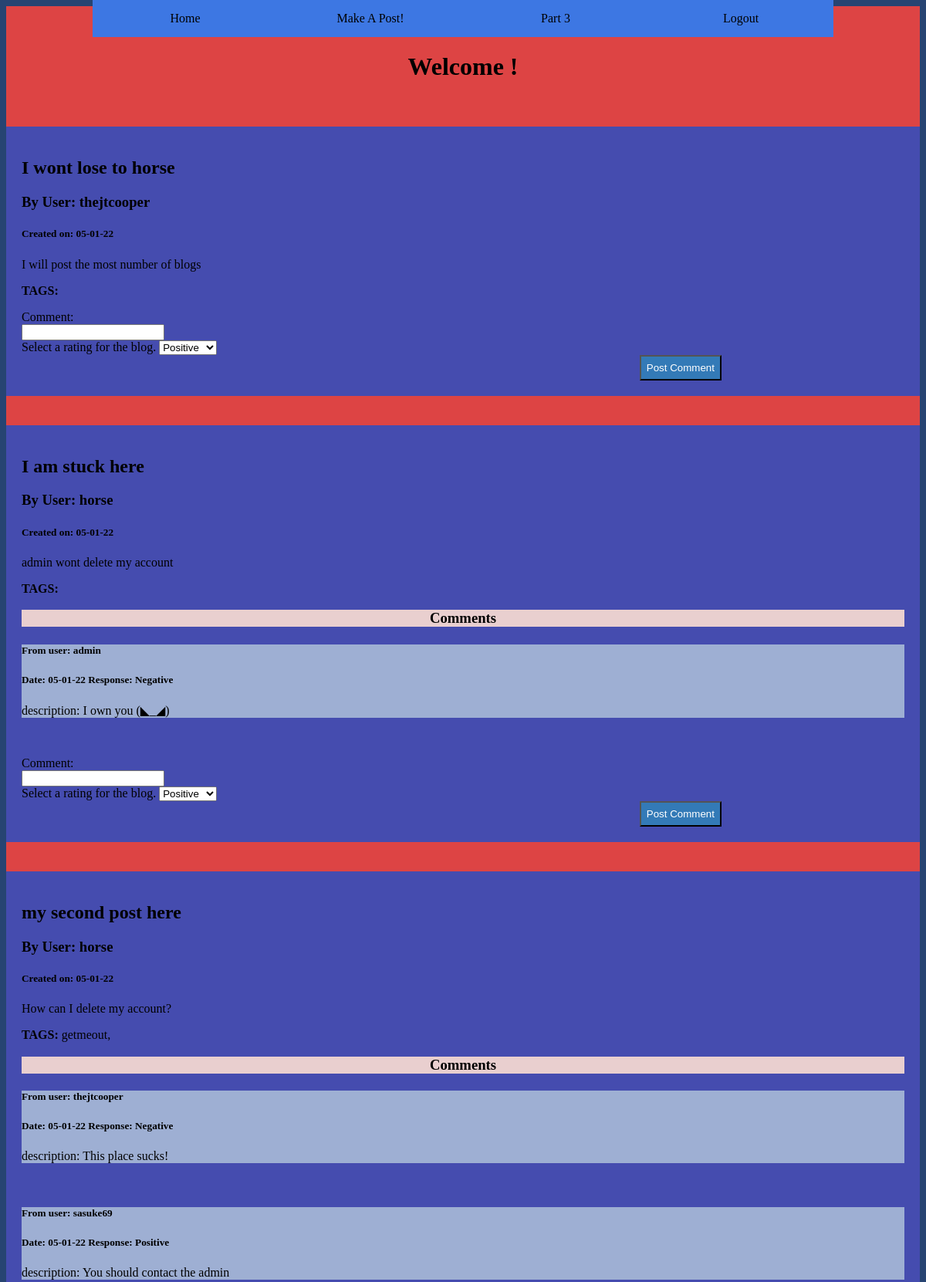
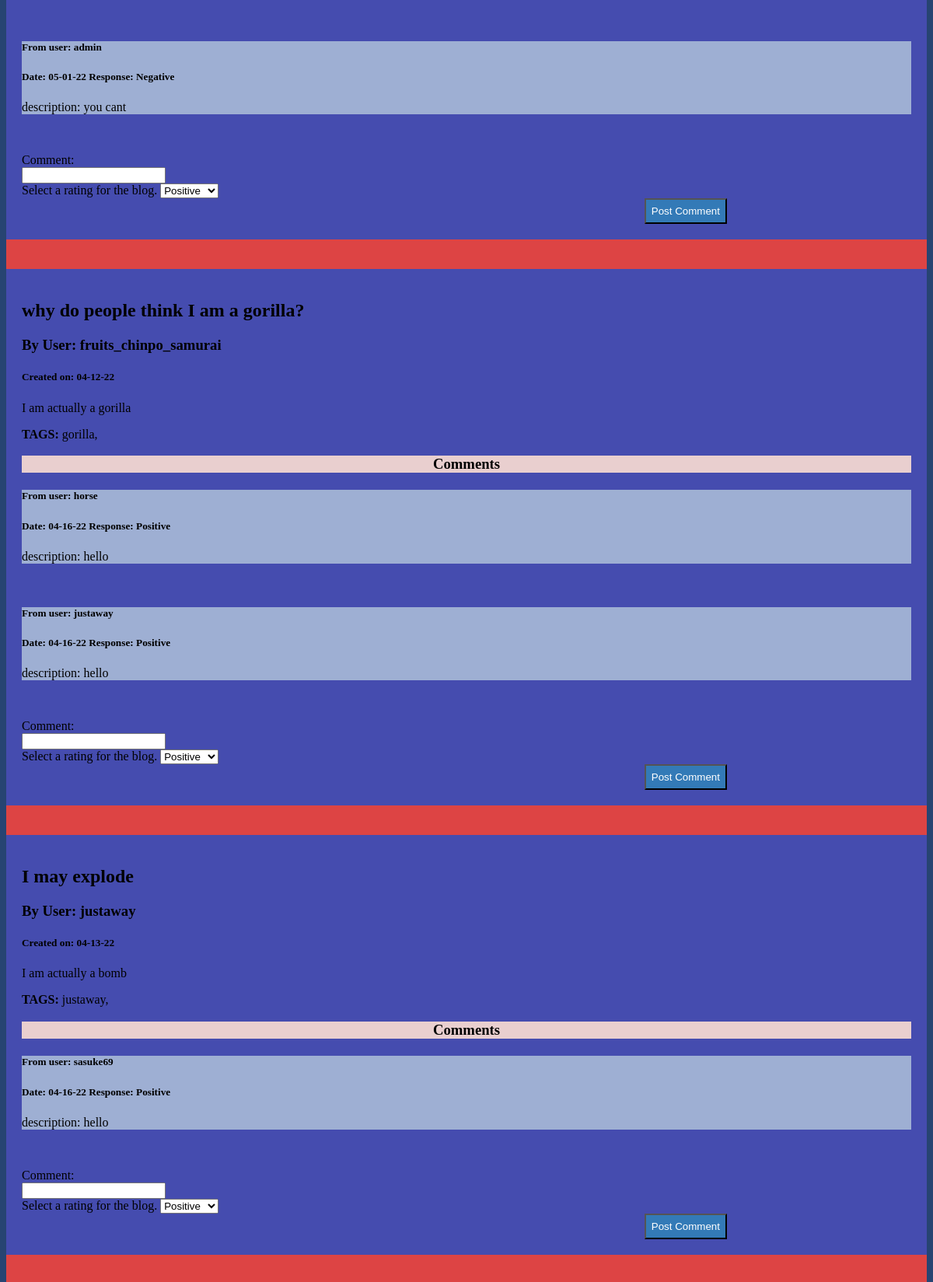
The page /loggedin.php (upper part) on the database its author committed (2 pictures, top to bottom).
### tables this page shows
CREATE TABLE `blog` (
  `blogID` int NOT NULL AUTO_INCREMENT,
  `username` varchar(45) NOT NULL,
  `subject` varchar(125) NOT NULL,
  `description` varchar(250) NOT NULL,
  `p_date` varchar(45) NOT NULL,
  PRIMARY KEY (`blogID`),
  UNIQUE KEY `blogID_UNIQUE` (`blogID`),
  KEY `username_idx` (`username`),
  CONSTRAINT `blog_username` FOREIGN KEY (`username`) REFERENCES `user` (`username`) ON DELETE CASCADE ON UPDATE CASCADE
);

CREATE TABLE `comment` (
  `commentID` int NOT NULL AUTO_INCREMENT,
  `username` varchar(45) NOT NULL,
  `description` varchar(250) NOT NULL,
  `sentiment` varchar(45) NOT NULL,
  `c_date` varchar(45) NOT NULL,
  `blogID` int NOT NULL,
  PRIMARY KEY (`commentID`),
  UNIQUE KEY `commentID_UNIQUE` (`commentID`),
  KEY `user_username_idx` (`username`),
  KEY `comment_blogID_idx` (`blogID`),
  CONSTRAINT `comment_blogID` FOREIGN KEY (`blogID`) REFERENCES `blog` (`blogID`),
  CONSTRAINT `comment_username` FOREIGN KEY (`username`) REFERENCES `user` (`username`) ON DELETE CASCADE ON UPDATE CASCADE
);

CREATE TABLE `tag` (
  `blogID` int NOT NULL,
  `tag` varchar(45) NOT NULL,
  KEY `tag_blogID_idx` (`blogID`),
  CONSTRAINT `tag_blogID` FOREIGN KEY (`blogID`) REFERENCES `blog` (`blogID`) ON DELETE CASCADE ON UPDATE CASCADE
);

### loggedin.php (the view, shortened to what this page needs)
<html>
    <head>
        <link rel = "stylesheet" type = "text/css" href = "style.css">
        <nav class="display">
            <a href="loggedin.php" class="navhead">Home</a>
            <a href="newPost.php" class="navhead">Make A Post!</a>
            <a href="functions.php" class="navhead">Part 3</a>
            <a href="index.php" class="navhead">Logout</a>
        </nav>
    </head>
    <body>
    <h1 style="padding-top:60px;padding-bottom:0;"><center>Welcome <?php
        ?>! </center></h1>
    <?php
        $host = "127.0.0.1:3308";
        $user = "user";
        $password = "pass";
        $db_name = "comp440project";
        $con = mysqli_connect($host, $user, $password, $db_name);
        $sql="SELECT * FROM blog ORDER BY blogID DESC";
        $result = mysqli_query($con, $sql);
        echo "<br>";
        echo "<table border='1'>";
        while ($row = mysqli_fetch_assoc($result)) {
            $sqltag="SELECT * FROM tag WHERE ".$row['blogID']." = blogID";
            $tagresult=mysqli_query($con,$sqltag);
            $sqlcomm="SELECT * FROM comment WHERE ".$row['blogID']."= blogID";
            $commresult=mysqli_query($con,$sqlcomm);
            if($commresult)
                $totalcom=mysqli_num_rows($commresult);
            else
                $totalcom=0;
           echo("<div class='card'>");
           echo("<h2>".$row['subject']."</h2>
                <h3>By User: ".$row['username']."</h3>
                <h5>Created on: ".$row['p_date']."</h5>
                <p>".$row['description']."</p><p><b>TAGS: </b>");
            while($tagrow=mysqli_fetch_assoc($tagresult)){
                echo($tagrow['tag'].",");
            }
            if($totalcom>=1){
            echo("<h3 class='comment-header' style='text-align:center;'>Comments</h3>");
            while($comrow=mysqli_fetch_assoc($commresult)){
                echo("<div class='comment'><h5>From user: ".$comrow['username']."</h5>
                <h5>Date: ".$comrow['c_date']."     Response: ".$comrow['sentiment']."</h5>
                <p>description: ".$comrow['description']."</p>
                </div><br>");
            }
        }
           echo("</p><form action=comment.php method = 'POST'>
                    <label for='comment'>Comment:</label><br>
                    <input type='text'  name='comments' ><br>
                    <label for='Rating'>Select a rating for the blog.</label>
                        <select  name='rating'>
                            <option value='Positive'>Positive</option>
                            <option value='Negative'>Negative</option>
                        </select>
                        <input type='hidden'  name='blogId' value=".$row['blogID']."/>
                    <input type =  'submit' id = 'btn' name= 'create' value = 'Post Comment' />
                </form>");
            echo "</div><br>";
        }
    ?>
    </body>
</html>

### style.css (style rules this page uses)
html { background: #274472; margin: 0; padding:0; box-sizing:border-box; }
* { box-sizing: border-box; }
.navhead { background: #3D77E3; color: #000000; text-decoration: none; }
body { background: rgb(221, 68, 68); }
#btn { color: #fff; background: #337ab7; padding: 7px; margin-left: 70%; }
.display { text-align: center; font-family: "Roboto mono", serif; overflow: hidden; position: fixed; font-size: 0; top:0; left:0; width:100%; }
.display a { padding: 15px; display: inline-block; width: 20%; font-size: 16px; }
.card { background-color: rgb(69, 76, 175); padding: 20px; margin-top: 20px; }
.Comment-header { background-color: rgb(233, 207, 207); }
.comment { background-color: rgb(158, 175, 211); }

### rows shown on the page
blog: subject "I wont lose to horse", username "thejtcooper", p_date "05-01-22", description "I will post the most number of blogs"
blog: subject "I am stuck here", username "horse", p_date "05-01-22", description "admin wont delete my account"
comment: username "admin", c_date "05-01-22", sentiment "Negative", description "I own you (◣_◢)"
blog: subject "my second post here", username "horse", p_date "05-01-22", description "How can I delete my account?"
tag: tag "getmeout"
comment: username "thejtcooper", c_date "05-01-22", sentiment "Negative", description "This place sucks!"
comment: username "sasuke69", c_date "05-01-22", sentiment "Positive", description "You should contact the admin"
comment: username "admin", c_date "05-01-22", sentiment "Negative", description "you cant"
blog: subject "why do people think I am a gorilla?", username "fruits_chinpo_samurai", p_date "04-12-22", description "I am actually a gorilla"
tag: tag "gorilla"
comment: username "horse", c_date "04-16-22", sentiment "Positive", description "hello"
comment: username "justaway", c_date "04-16-22", sentiment "Positive", description "hello"
blog: subject "I may explode", username "justaway", p_date "04-13-22", description "I am actually a bomb"
tag: tag "justaway"
comment: username "sasuke69", c_date "04-16-22", sentiment "Positive", description "hello"
